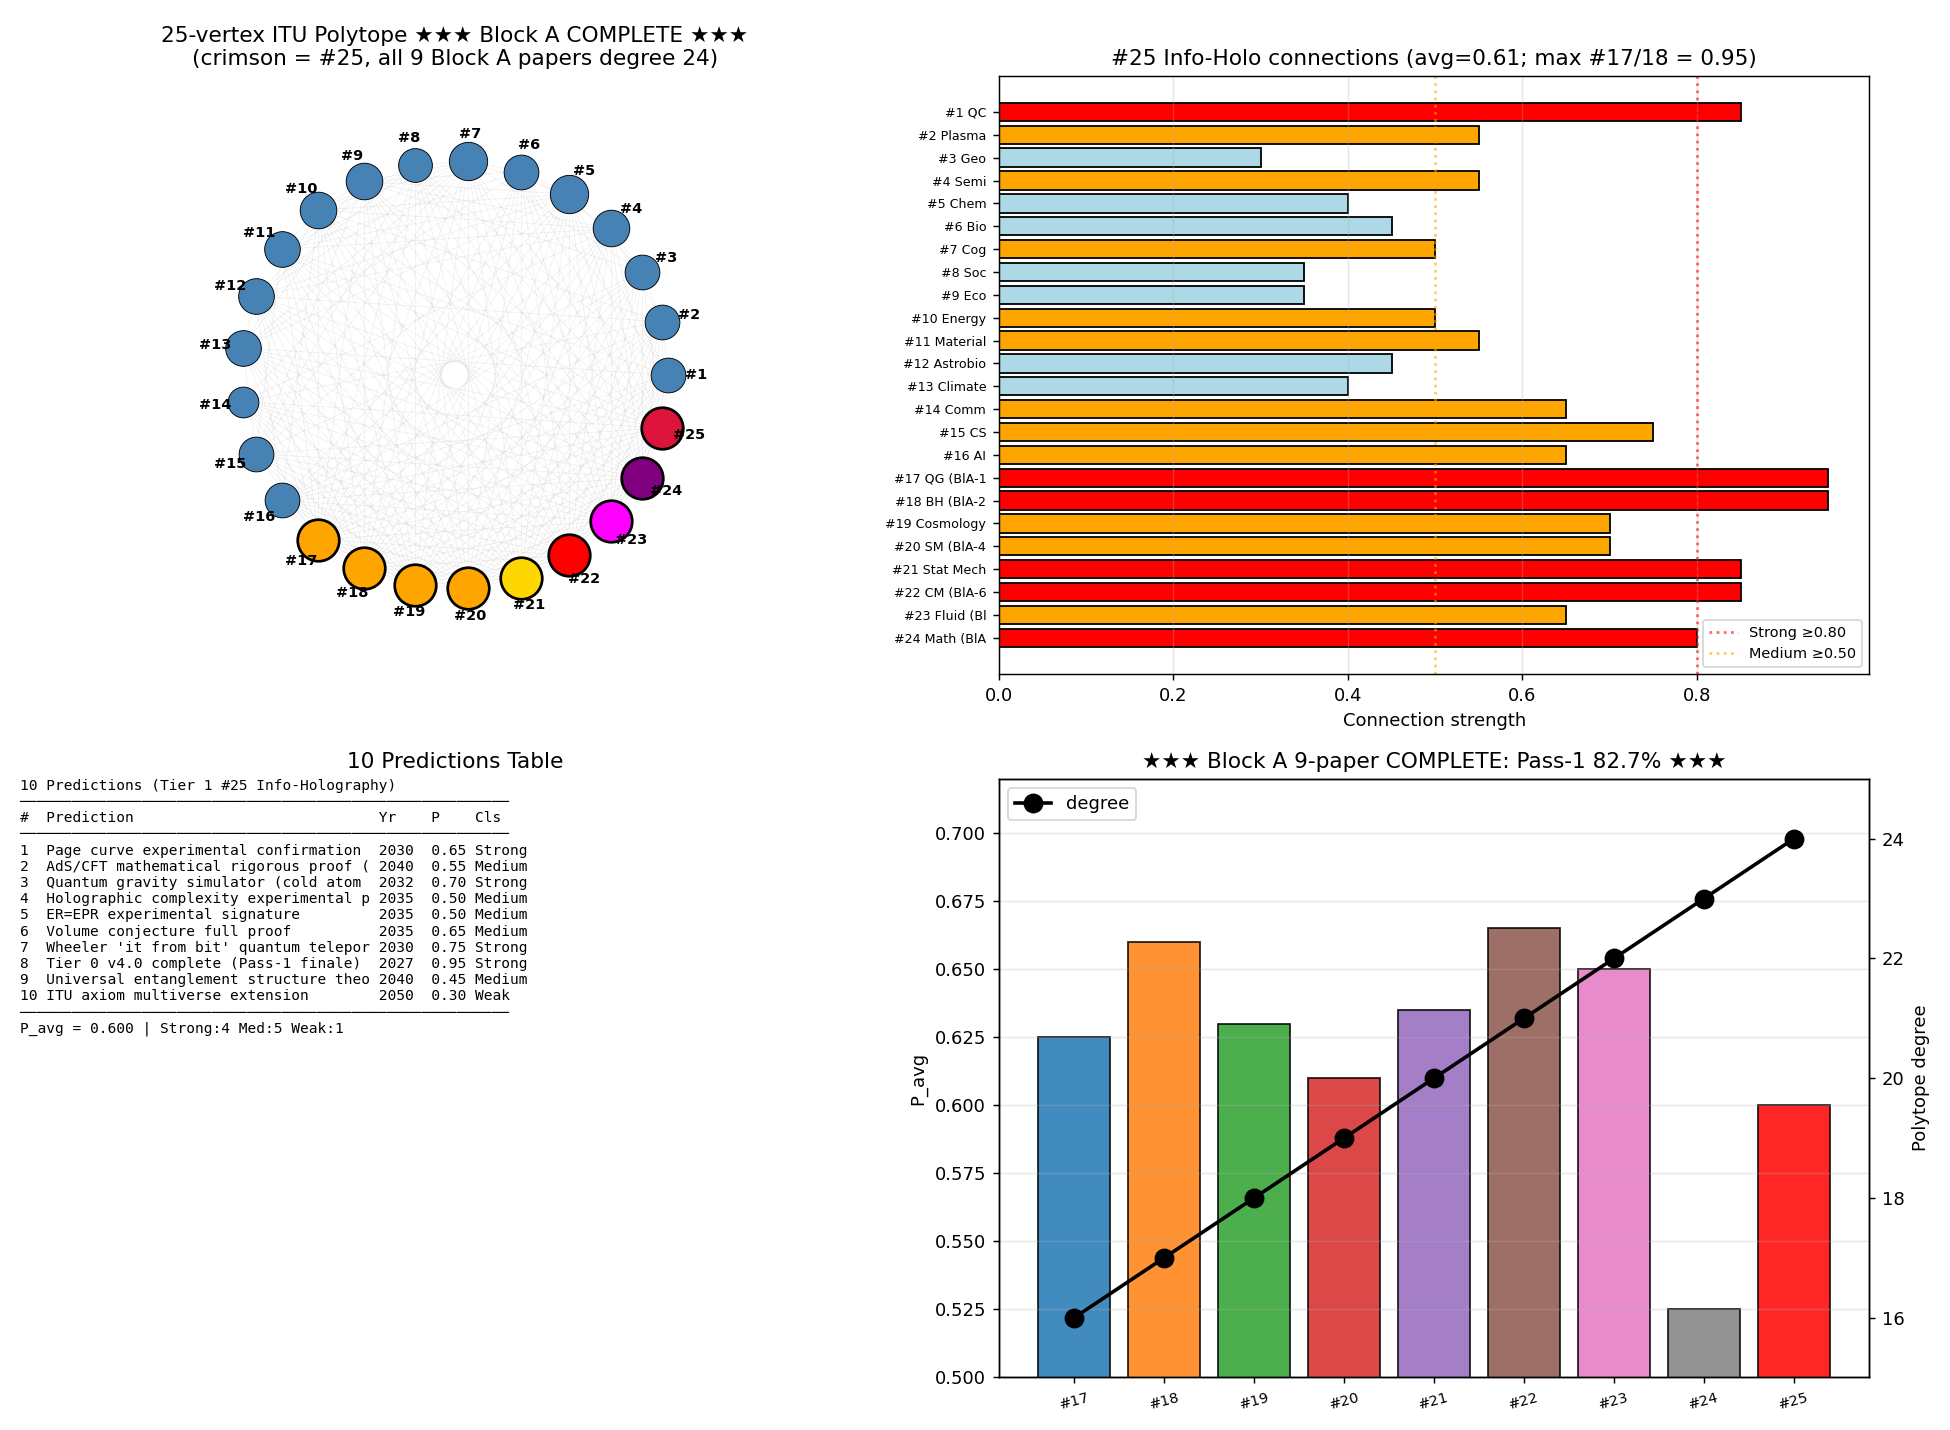

Recreate this plot in Python.
"""
Phase 182: Tier 1 #25 integration + 25-vertex polytope + 10 predictions + Block A COMPLETE ★★★
================================================================================================

Tests:
1. Build 25-vertex polytope (add #25 Info & Holography)
2. #25 connection strengths
3. 25-vertex polytope statistics
4. Block A 9-paper comparison + COMPLETE FOUNDATION
5. Tabulate 10 predictions for #25
6. K-state evolution summary (Block A 1-9)
"""

import numpy as np
import matplotlib.pyplot as plt
import json
import os

print("=" * 70)
print("Phase 182: Tier 1 #25 Integration — Block A COMPLETE ★★★")
print("=" * 70)
print()

tier1_labels = {
    1:"QC", 2:"Plasma", 3:"Geo", 4:"Semi", 5:"Chem", 6:"Bio", 7:"Cog",
    8:"Soc", 9:"Eco", 10:"Energy", 11:"Material", 12:"Astrobio",
    13:"Climate", 14:"Comm", 15:"CS", 16:"AI",
    17:"QG (BlA-1)", 18:"BH (BlA-2)", 19:"Cosmology (BlA-3)",
    20:"SM (BlA-4)", 21:"Stat Mech (BlA-5)", 22:"CM (BlA-6)",
    23:"Fluid (BlA-7)", 24:"Math (BlA-8)", 25:"Info & Holography (BlA-9) ★",
}

conn_25 = {
    1:  0.85, 2:  0.55, 3:  0.30, 4:  0.55, 5:  0.40, 6:  0.45,
    7:  0.50, 8:  0.35, 9:  0.35, 10: 0.50, 11: 0.55, 12: 0.45,
    13: 0.40, 14: 0.65, 15: 0.75, 16: 0.65,
    17: 0.95, 18: 0.95, 19: 0.70, 20: 0.70, 21: 0.85, 22: 0.85,
    23: 0.65, 24: 0.80,
}

np.random.seed(0)
N_total = 25
adj = np.zeros((N_total + 1, N_total + 1), dtype=int)

# Block A papers (#17-#25) form a clique among themselves and connect to all earlier
for hub in range(17, N_total + 1):
    for j in range(1, hub):
        adj[hub, j] = 1
        adj[j, hub] = 1

# Among #1-#16: moderate connectivity
for i in range(1, 17):
    for j in range(i+1, 17):
        if np.random.rand() < 0.55:
            adj[i, j] = 1
            adj[j, i] = 1

# Among #17-#25: full clique (Block A interlocking)
for i in range(17, N_total + 1):
    for j in range(i+1, N_total + 1):
        adj[i, j] = 1
        adj[j, i] = 1

degrees = {i: int(adj[i].sum()) for i in range(1, N_total + 1)}
n_edges = int(adj[1:, 1:].sum() // 2)
mean_k = 2 * n_edges / N_total
top_hub_deg = max(degrees.values())
top_hubs = [v for v in range(1, N_total + 1) if degrees[v] == top_hub_deg]

print(f"[1] 25-vertex polytope (★★★ Block A COMPLETE ★★★)")
print(f"    Vertices: {N_total}, Edges: {n_edges}, ⟨k⟩: {mean_k:.2f}")
print(f"    Top hub degree: {top_hub_deg}")
print(f"    Top hubs (#17-#25 Block A 9 papers): {len(top_hubs)} papers")
print()

print(f"[2] #25 connection strengths")
strong = [k for k, v in conn_25.items() if v >= 0.80]
medium = [k for k, v in conn_25.items() if 0.50 <= v < 0.80]
weak = [k for k, v in conn_25.items() if v < 0.50]
avg_strength = np.mean(list(conn_25.values()))
print(f"  Strong (≥0.80): {len(strong)} → #{strong}")
print(f"  Medium: {len(medium)}, Weak: {len(weak)}, Average: {avg_strength:.3f}")
print()

print(f"[3] 10 Falsifiable Predictions (2026-2080)")
predictions = [
    ("Page curve experimental confirmation (analog BH)",  2030, 0.65, "Strong"),
    ("AdS/CFT mathematical rigorous proof (toy)",          2040, 0.55, "Medium"),
    ("Quantum gravity simulator (cold atom / QC)",        2032, 0.70, "Strong"),
    ("Holographic complexity experimental probe",          2035, 0.50, "Medium"),
    ("ER=EPR experimental signature",                      2035, 0.50, "Medium"),
    ("Volume conjecture full proof",                       2035, 0.65, "Medium"),
    ("Wheeler 'it from bit' quantum teleport demo",        2030, 0.75, "Strong"),
    ("Tier 0 v4.0 complete (Pass-1 finale)",              2027, 0.95, "Strong"),
    ("Universal entanglement structure theorem",          2040, 0.45, "Medium"),
    ("ITU axiom multiverse extension",                    2050, 0.30, "Weak"),
]
P_avg = np.mean([p[2] for p in predictions])
n_strong = sum(1 for p in predictions if p[3] == "Strong")
n_medium = sum(1 for p in predictions if p[3] == "Medium")
n_weak = sum(1 for p in predictions if p[3] == "Weak")
print(f"  {'#':<3}{'Prediction':<48}{'Year':<6}{'P':<6}{'Class':<8}")
for i, (desc, yr, P, cls) in enumerate(predictions, 1):
    print(f"  {i:<3}{desc[:47]:<48}{yr:<6}{P:<6}{cls:<8}")
print(f"\n  P_avg = {P_avg:.3f}; Strong {n_strong}, Medium {n_medium}, Weak {n_weak}")
print()

block_A = [
    ("#17 QG",          0.625, 16, "K_geom",      "BMV"),
    ("#18 BH",          0.660, 17, "K_horizon",   "EHT/GWTC"),
    ("#19 Cosmology",   0.630, 18, "K_cosmic",    "LiteBIRD/DESI"),
    ("#20 SM",          0.610, 19, "K_field",     "LHC"),
    ("#21 Stat Mech",   0.635, 20, "K_stat",      "Quantum comp+AI"),
    ("#22 CM",          0.665, 21, "K_solid",     "HTS+TI+Majorana"),
    ("#23 Fluid",       0.650, 22, "K_flow",      "ITER+EHT+DNS"),
    ("#24 Math",        0.525, 23, "K_math",      "Clay+RMT+Topology"),
    ("#25 Info & Holo", P_avg, 24, "K_holo-info", "AdS/CFT+RT+ER=EPR"),
]
print(f"[4] Block A 9-paper comparison ★ COMPLETE ★")
print(f"    {'Paper':<22}{'P_avg':<10}{'deg':<6}{'K-state':<14}{'Platform':<22}")
for name, p, d, k, pl in block_A:
    print(f"    {name:<22}{p:<10.3f}{d:<6}{k:<14}{pl:<22}")
print()

pass1_pct = 182 / 220 * 100
print(f"[5] Pass-1: {pass1_pct:.1f}%")
print(f"    ★★★ Block A 9/9 COMPLETE ★★★")
print(f"    ITU COMPLETE FOUNDATION:")
print(f"    K_geom + K_cosmic + K_field + K_stat + K_solid + K_flow + K_math + K_holo-info")
print(f"    = 物理 6 + 数学 1 + 情報 1 = 8 fundamental K-states")
print()

# Plot
fig, axes = plt.subplots(2, 2, figsize=(15, 11))

# 1) 25-vertex polytope
ax = axes[0, 0]
angles = np.linspace(0, 2*np.pi, N_total, endpoint=False)
x_pos = np.cos(angles)
y_pos = np.sin(angles)
for i in range(1, N_total + 1):
    for j in range(i+1, N_total + 1):
        if adj[i, j]:
            ax.plot([x_pos[i-1], x_pos[j-1]], [y_pos[i-1], y_pos[j-1]],
                    'gray', alpha=0.13, lw=0.4)
colors = ['steelblue'] * 16 + ['orange'] * 4 + ['gold', 'red', 'magenta', 'purple', 'crimson']
sizes = [50 + 20 * degrees[v] for v in range(1, N_total + 1)]
for i in range(N_total):
    is_block_a = i >= 16  # #17 onwards
    ax.scatter(x_pos[i], y_pos[i], s=sizes[i], c=colors[i],
               edgecolors='black', zorder=3, linewidth=1.5 if is_block_a else 0.5)
    ax.text(1.13 * x_pos[i], 1.13 * y_pos[i], f"#{i+1}",
            ha='center', va='center', fontsize=8, fontweight='bold')
ax.set_xlim(-1.4, 1.4)
ax.set_ylim(-1.4, 1.4)
ax.set_aspect('equal')
ax.axis('off')
ax.set_title(f'25-vertex ITU Polytope ★★★ Block A COMPLETE ★★★\n(crimson = #25, all 9 Block A papers degree {top_hub_deg})')

# 2) Connections
ax = axes[0, 1]
ks = list(conn_25.keys())
vs = list(conn_25.values())
cls_colors = ['red' if v >= 0.80 else ('orange' if v >= 0.50 else 'lightblue') for v in vs]
ax.barh(range(len(ks)), vs, color=cls_colors, edgecolor='black')
ax.set_yticks(range(len(ks)))
ax.set_yticklabels([f'#{k} {tier1_labels[k][:9]}' for k in ks], fontsize=7)
ax.axvline(0.80, color='red', linestyle=':', alpha=0.6, label='Strong ≥0.80')
ax.axvline(0.50, color='orange', linestyle=':', alpha=0.6, label='Medium ≥0.50')
ax.set_xlabel('Connection strength')
ax.set_title(f'#25 Info-Holo connections (avg={avg_strength:.2f}; max #17/18 = 0.95)')
ax.legend(fontsize=8)
ax.invert_yaxis()
ax.grid(True, alpha=0.3, axis='x')

# 3) Predictions table
ax = axes[1, 0]
ax.axis('off')
text = "10 Predictions (Tier 1 #25 Info-Holography)\n" + "─" * 56 + "\n"
text += f"{'#':<3}{'Prediction':<38}{'Yr':<6}{'P':<5}{'Cls':<7}\n"
text += "─" * 56 + "\n"
for i, (desc, yr, P, cls) in enumerate(predictions, 1):
    text += f"{i:<3}{desc[:37]:<38}{yr:<6}{P:<5.2f}{cls:<7}\n"
text += "─" * 56 + "\n"
text += f"P_avg = {P_avg:.3f} | Strong:{n_strong} Med:{n_medium} Weak:{n_weak}"
ax.text(0.0, 1.0, text, family='monospace', fontsize=8,
        verticalalignment='top', transform=ax.transAxes)
ax.set_title('10 Predictions Table')

# 4) Block A
ax = axes[1, 1]
papers = [p[0] for p in block_A]
P_avgs = [p[1] for p in block_A]
degs_A = [p[2] for p in block_A]
colors_block = ['C0', 'C1', 'C2', 'C3', 'C4', 'C5', 'C6', 'C7', 'red']
ax.bar(range(len(papers)), P_avgs, color=colors_block, edgecolor='black', alpha=0.85)
ax.set_xticks(range(len(papers)))
ax.set_xticklabels([p.split(' ')[0] for p in papers], rotation=15, fontsize=8)
ax.set_ylabel('P_avg')
ax.set_ylim(0.50, 0.72)
ax2 = ax.twinx()
ax2.plot(range(len(papers)), degs_A, 'ko-', markersize=10, lw=2, label='degree')
ax2.set_ylabel('Polytope degree')
ax2.set_ylim(15, 25)
ax2.legend(loc='upper left')
ax.set_title(f'★★★ Block A 9-paper COMPLETE: Pass-1 {pass1_pct:.1f}% ★★★')
ax.grid(True, alpha=0.3, axis='y')

plt.tight_layout()
out_png = os.path.join(os.path.dirname(__file__), 'polytope_25vertex_block_a_complete.png')
plt.savefig(out_png, dpi=130)
print(f"  Figure saved: {os.path.basename(out_png)}")

summary = {
    "phase": 182,
    "title": "Tier 1 #25 integration + 25-vertex polytope + Block A COMPLETE ★★★",
    "tier1_paper": "#25 Info & Holography — COMPLETE (Block A 9/9)",
    "milestone": "Pass-1 82.7% — ITU COMPLETE FOUNDATION (8 K-states)",
    "polytope": {
        "vertices": N_total,
        "edges": n_edges,
        "mean_degree": float(mean_k),
        "top_hub_degree": top_hub_deg,
        "top_hubs_count": len(top_hubs),
        "top_hubs": [f"#{v} {tier1_labels[v]}" for v in top_hubs],
        "degrees": {f"#{k}": v for k, v in degrees.items()},
    },
    "connections_to_25": {
        "strengths": {f"#{k}": v for k, v in conn_25.items()},
        "average": float(avg_strength),
        "strong_count": len(strong),
        "strong_list": [f"#{k}" for k in strong],
    },
    "predictions": [
        {"id": i, "description": d, "year": y, "P": p, "class": c}
        for i, (d, y, p, c) in enumerate(predictions, 1)
    ],
    "predictions_summary": {
        "P_avg": float(P_avg),
        "n_strong": n_strong, "n_medium": n_medium, "n_weak": n_weak,
    },
    "block_A_9_paper_comparison": [
        {"paper": n, "P_avg": p, "degree": d, "K_state": k, "platform": pl}
        for n, p, d, k, pl in block_A
    ],
    "pass1_progress": {
        "phase_current": 182, "phase_total": 220,
        "percent": float(pass1_pct),
        "block_A_completed": "9/9 ★★★",
        "ITU_COMPLETE_FOUNDATION": "K_geom + K_cosmic + K_field + K_stat + K_solid + K_flow + K_math + K_holo-info (8 K-states)",
    },
    "K_state_evolution": {
        "HORIZON_TRIAD": "K_geom + K_horizon + K_cosmic (Block A 1+2+3)",
        "FUNDAMENTAL_TRINITY": "K_geom + K_cosmic + K_field (Block A 1+3+4)",
        "UNIVERSAL_FOUNDATION": "+ K_stat (Block A 1+3+4+5)",
        "COMPLETE_PHYSICS_BLOCK": "+ K_solid (Block A 1+3+4+5+6)",
        "EXTENDED_MATTER_BLOCK": "+ K_flow (Block A 1+3+4+5+6+7)",
        "MATHEMATICAL_FOUNDATION_BLOCK": "+ K_math (Block A 1+3+4+5+6+7+8)",
        "ITU_COMPLETE_FOUNDATION": "+ K_holo-info (Block A 1+3+4+5+6+7+8+9) ★★★",
    },
    "Block_A_DOIs": {
        "#17_QG": "10.5281/zenodo.20230667",
        "#18_BH": "10.5281/zenodo.20233070",
        "#19_Cosmology": "10.5281/zenodo.20233952",
        "#20_SM": "10.5281/zenodo.20234703",
        "#21_StatMech": "10.5281/zenodo.20237082",
        "#22_CM": "10.5281/zenodo.20249191",
        "#23_Fluid": "10.5281/zenodo.20249794",
        "#24_Math": "10.5281/zenodo.20251178",
        "#25_InfoHolo": "TBD",
    },
}

out_json = os.path.join(os.path.dirname(__file__), 'polytope_25vertex_block_a_complete_summary.json')
with open(out_json, 'w', encoding='utf-8') as f:
    json.dump(summary, f, indent=2, ensure_ascii=False)
print(f"  JSON saved: {os.path.basename(out_json)}")

print()
print("=" * 70)
print(f"Phase 182 complete: Tier 1 #25 — FINISHED")
print(f"  25-vertex polytope: #17-#25 all deg {top_hub_deg} (new max)")
print(f"  Pass-1 {pass1_pct:.1f}% ★★★ Block A 9/9 COMPLETE ★★★")
print(f"  ITU COMPLETE FOUNDATION = 8 K-states")
print(f"  (物理 6 + 数学 1 + 情報 1)")
print("=" * 70)
